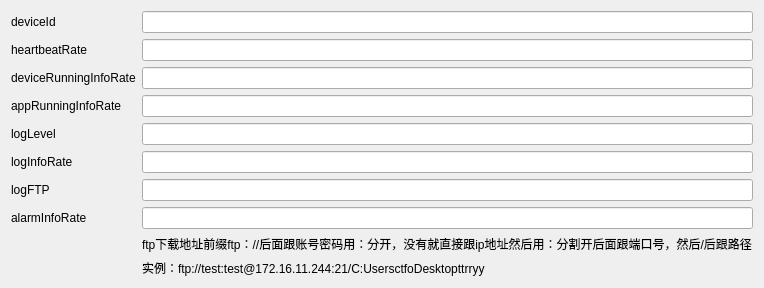
     <widget class="QWidget" name="tabOperationSet">
      <attribute name="title">
       <string>OperationSet</string>
      </attribute>
      <layout class="QGridLayout" name="gridLayout_32">
       <item row="0" column="0" rowspan="2">
        <layout class="QFormLayout" name="formLayout_3">
         <item row="0" column="0">
          <widget class="QLabel" name="label_35">
           <property name="text">
            <string>deviceId</string>
           </property>
          </widget>
         </item>
         <item row="0" column="1">
          <widget class="QLineEdit" name="lineEdit_deviceId2">
           <property name="text">
            <string/>
           </property>
          </widget>
         </item>
         <item row="1" column="0">
          <widget class="QLabel" name="label_36">
           <property name="text">
            <string>heartbeatRate</string>
           </property>
          </widget>
         </item>
         <item row="1" column="1">
          <widget class="QLineEdit" name="lineEdit_heartbeatRate">
           <property name="text">
            <string/>
           </property>
          </widget>
         </item>
         <item row="2" column="0">
          <widget class="QLabel" name="label_37">
           <property name="text">
            <string>deviceRunningInfoRate</string>
           </property>
          </widget>
         </item>
         <item row="2" column="1">
          <widget class="QLineEdit" name="lineEdit_deviceRunningInfoRate">
           <property name="text">
            <string/>
           </property>
          </widget>
         </item>
         <item row="3" column="0">
          <widget class="QLabel" name="label_38">
           <property name="text">
            <string>appRunningInfoRate</string>
           </property>
          </widget>
         </item>
         <item row="3" column="1">
          <widget class="QLineEdit" name="lineEdit_appRunningInfoRate">
           <property name="text">
            <string/>
           </property>
          </widget>
         </item>
         <item row="4" column="0">
          <widget class="QLabel" name="label_113">
           <property name="text">
            <string>logLevel</string>
           </property>
          </widget>
         </item>
         <item row="4" column="1">
          <widget class="QLineEdit" name="lineEdit_logLevel">
           <property name="text">
            <string/>
           </property>
          </widget>
         </item>
         <item row="5" column="0">
          <widget class="QLabel" name="label_39">
           <property name="text">
            <string>logInfoRate</string>
           </property>
          </widget>
         </item>
         <item row="5" column="1">
          <widget class="QLineEdit" name="lineEdit_logInfoRate">
           <property name="text">
            <string/>
           </property>
          </widget>
         </item>
         <item row="6" column="0">
          <widget class="QLabel" name="label_40">
           <property name="text">
            <string>logFTP</string>
           </property>
          </widget>
         </item>
         <item row="6" column="1">
          <widget class="QLineEdit" name="lineEdit_logFTP">
           <property name="text">
            <string/>
           </property>
          </widget>
         </item>
         <item row="7" column="0">
          <widget class="QLabel" name="label_41">
           <property name="text">
            <string>alarmInfoRate</string>
           </property>
          </widget>
         </item>
         <item row="7" column="1">
          <widget class="QLineEdit" name="lineEdit_alarmInfoRate">
           <property name="text">
            <string/>
           </property>
          </widget>
         </item>
         <item row="8" column="1">
          <widget class="QLabel" name="label_25">
           <property name="text">
            <string>ftp下载地址前缀ftp：//后面跟账号密码用：分开，没有就直接跟ip地址然后用：分割开后面跟端口号，然后/后跟路径</string>
           </property>
          </widget>
         </item>
         <item row="9" column="1">
          <widget class="QLabel" name="label_114">
           <property name="text">
            <string>实例：ftp://test:test@172.16.11.244:21/C:UsersctfoDesktopttrryy</string>
           </property>
          </widget>
         </item>
        </layout>
       </item>
      </layout>
     </widget>
